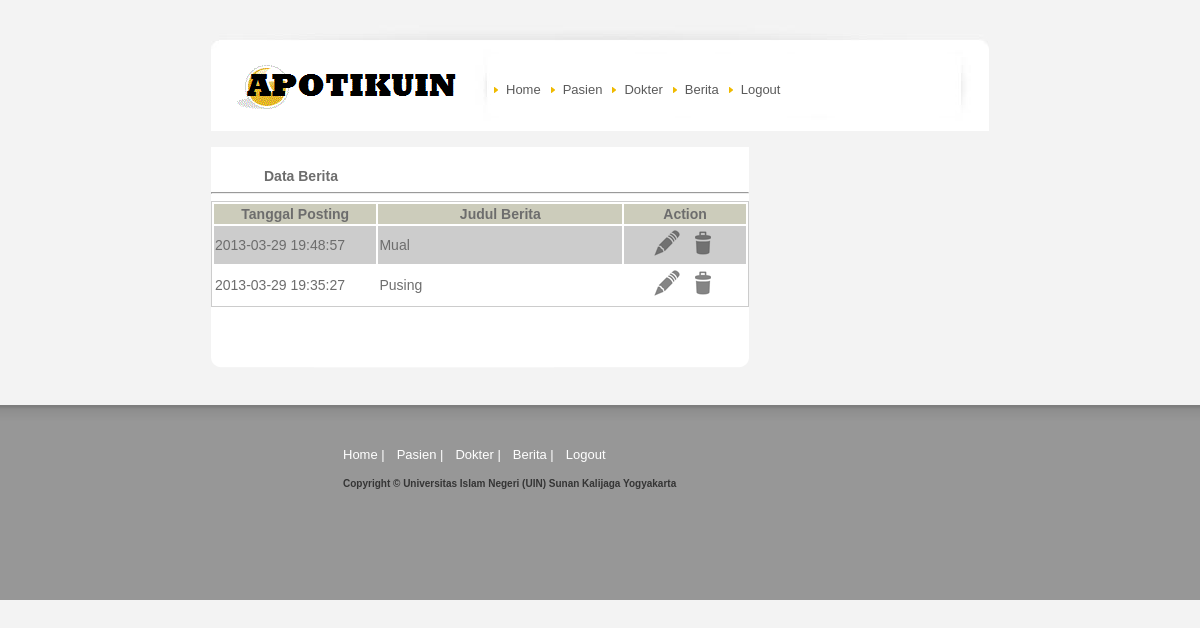
The app's page /?act=news (signed in), older data.
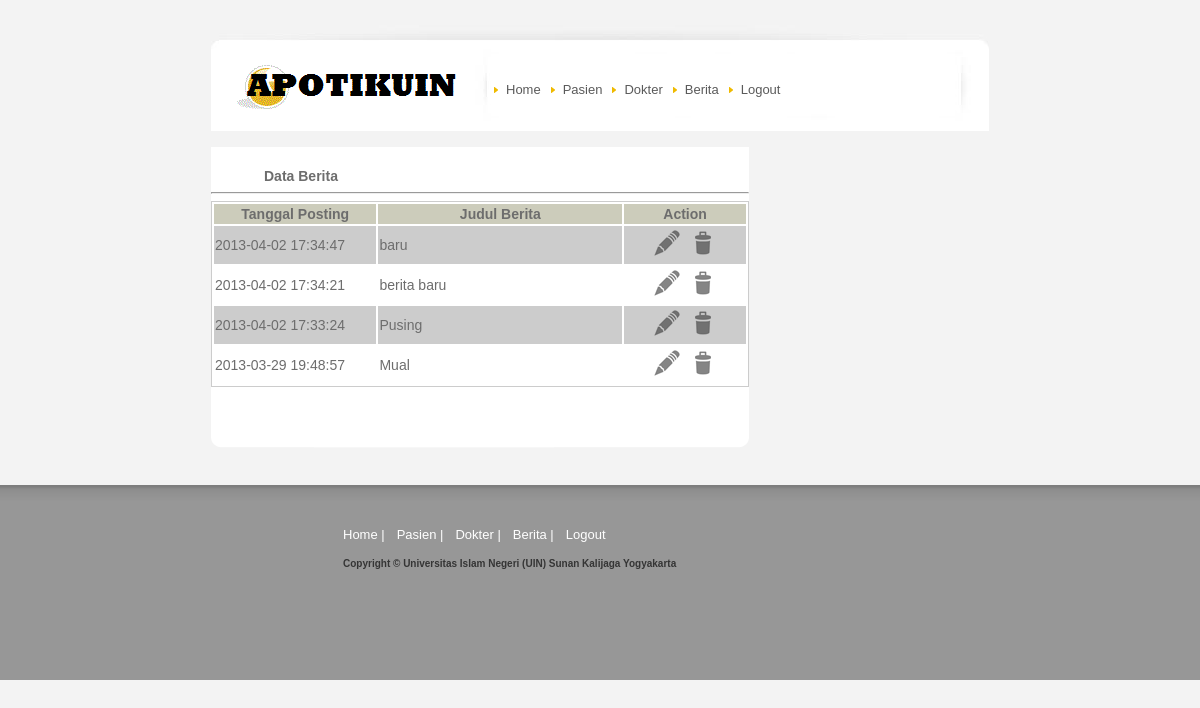
The same page, newer data.
### tables this page shows
CREATE TABLE IF NOT EXISTS `berita` (
  `id_berita` int(11) NOT NULL AUTO_INCREMENT,
  `id_administrator` int(11) NOT NULL,
  `judul_berita` varchar(100) NOT NULL,
  `isi_berita` text NOT NULL,
  `tanggal_posting` datetime NOT NULL,
  PRIMARY KEY (`id_berita`),
  KEY `id_administrator` (`id_administrator`)
);

### konfigurasi/konek.php (called while the page is built, shortened)
<?php
	$linkHome="http://localhost/PROKUS/PROKUS";
?>

### admin/news.php (the view, shortened to what this page needs)
<?php
	if(!isset($_GET['action'])){
		?>
		<div id="leftPan">
			<p><span>Data Berita</span></p><hr>
				<table style="width:100%;border:1px solid #ccc;">
					<tr>
						<th style="width:20%;background:#ccb;">Tanggal Posting</th>
						<th style="width:30%;background:#ccb;">Judul Berita</th>
						<th style="width:15%;background:#ccb;">Action</th>
					</tr>
					<?php
						$dokter = mysql_query("SELECT * FROM berita ORDER BY tanggal_posting DESC");
						$no=1;
						while($data = mysql_fetch_array($dokter)){
							if($no%2==0){ echo"<tr>"; }else{ echo"<tr style=\"background:#ccc;\">"; }
							echo "<td>$data[tanggal_posting]</td>
								<td>$data[judul_berita]</td>
								<td style=\"text-align:center\">
								<a href=\"$linkHome/?act=news&action=edit&id=$data[id_berita]\" title=\"Edit Data Berita\"><img src=\"$linkHome/images/mdpi/edit.png\"></img></a>
								<a href=\"$linkHome/?act=news&action=hapus&id=$data[id_berita]\" title=\"Hapus Data Berita\" onClick=\"return confirm('Yakin akan menghapus data ini?');\"><img src=\"$linkHome/images/mdpi/delete.png\"></img></a></td>
							</tr>";
							$no++;
						}
					?>
				</table>
			<p class="bottompadding">&nbsp;</p>
		</div>
		<?php
	}else if($_GET['action']=='add'){
		?>
		<div id="leftPan">
			<p><span>Berita</span></p><hr>
				<form method="post" action="<?php echo $linkHome."/proses/addnews.php";?>">
					<div id="centerform">
						<div class="centerform">
						<div class="divtext"><input type="text" name="judul" class="inputtext" placeholder="Judul Berita"></div><br>
						<div class="divtext"><textarea type="text" name="isi" class="inputtext" placeholder="isi berita"></textarea></div><br>
						<div><input type="submit" name="submit" value="Simpan" class="button"></div>
						</div>
					</div>
				</form>
			<p class="bottompadding">&nbsp;</p>
		</div>
		<?php
	}else if($_GET['action']=='edit'){
		if(!isset($_GET['id'])){
				echo "<meta http-equiv='refresh' content='2;url=$linkHome/?act=home'>";
		}else{
			$id = addslashes($_GET['id']);
			$berita = mysql_query("SELECT * FROM berita WHERE id_berita='$id'");
			$row = mysql_num_rows($berita);
			if($row==1){
				$data = mysql_fetch_array($berita);
				?>
				<div id="leftPan">
					<p><span>Edit Berita</span></p><hr>
						<form method="post" action="<?php echo $linkHome."/proses/editberita.php";?>">
							<div id="centerform">
								<div class="centerform">
								<div class="divtext">
									<input type="hidden" name="id" value="<?php echo $data['id_berita'];?>"></div><br>
								<div class="divtext"><input type="text" name="judul" value="<?php echo $data['judul_berita'];?>" class="inputtext" placeholder="Judul Berita"></div><br>
								<div class="divtext"><textarea type="text" name="isi" class="inputtext" placeholder="Isi Berita"><?php echo $data['isi_berita'];?></textarea></div><br>
								<div><input type="submit" name="submit" value="Simpan" class="button"></div>
								</div>
							</div>
						</form>
					<p class="bottompadding">&nbsp;</p>
				</div>
				<?php
			}else{
				echo "$DNF<meta http-equiv='refresh' content='2;url=$linkHome/?act=home'>";
			}
		}
	}else if($_GET['action']=='hapus'){
		if(!isset($_GET['id'])){
				echo "<meta http-equiv='refresh' content='2;url=$linkHome/?act=home'>";
		}else{
			$id = addslashes($_GET['id']);
			if(isset($_SESSION['login'])){
				if(isset($_SESSION['kodeadmin'],$_SESSION['username'],$_SESSION['nama'],$_SESSION['email'],$_SESSION['password'])){
					$delete = mysql_query("DELETE FROM berita WHERE id_berita='$id'");
					if($delete){
						echo "$suksesHapus<meta http-equiv='refresh' content='2;url=$linkHome/?act=home'>";
					}else{
						echo "$gagalHapus<meta http-equiv='refresh' content='2;url=$linkHome/?act=home'>";
					}
				}else{
					die("Anda tidak berhak mengakses file ini!");
				}
			}else{
				die("Anda tidak berhak mengakses file ini!");
			}
		}
	}
?>

Row changes from the older to the newer data that the page shows:
added berita: tanggal_posting "2013-04-02 17:34:47", judul_berita "baru"
added berita: tanggal_posting "2013-04-02 17:34:21", judul_berita "berita baru"
changed berita "Pusing": tanggal_posting "2013-03-29 19:35:27" → "2013-04-02 17:33:24"; moves up the list
